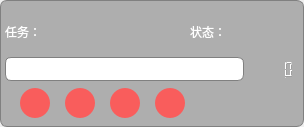
<?xml version="1.0" encoding="UTF-8"?>
<ui version="4.0">
 <class>miniBarForm</class>
 <widget class="QWidget" name="miniBarForm">
  <property name="geometry">
   <rect>
    <x>0</x>
    <y>0</y>
    <width>304</width>
    <height>127</height>
   </rect>
  </property>
  <property name="windowTitle">
   <string/>
  </property>
  <layout class="QVBoxLayout" name="verticalLayout" stretch="1,9">
   <property name="spacing">
    <number>0</number>
   </property>
   <property name="leftMargin">
    <number>0</number>
   </property>
   <property name="topMargin">
    <number>0</number>
   </property>
   <property name="rightMargin">
    <number>0</number>
   </property>
   <property name="bottomMargin">
    <number>0</number>
   </property>
   <item>
    <widget class="QWidget" name="windowBar" native="true">
     <property name="styleSheet">
      <string notr="true">QWidget#windowBar{
background:rgba(100, 100, 100, 120);
border-top-left-radius:7px;
border-top-right-radius:7px;
border-top:1px solid gray;
border-right:1px solid gray;
border-left:1px solid gray;
}</string>
     </property>
     <layout class="QHBoxLayout" name="horizontalLayout_4">
      <property name="spacing">
       <number>0</number>
      </property>
      <property name="topMargin">
       <number>0</number>
      </property>
      <property name="bottomMargin">
       <number>0</number>
      </property>
     </layout>
    </widget>
   </item>
   <item>
    <widget class="QWidget" name="mainWindow" native="true">
     <property name="styleSheet">
      <string notr="true">QWidget#mainWindow{
background:rgba(100, 100, 100, 120);
border-bottom-left-radius:7px;
border-bottom-right-radius:7px;
border-bottom:1px solid gray;
border-right:1px solid gray;
border-left:1px solid gray;
}</string>
     </property>
     <layout class="QVBoxLayout" name="verticalLayout_2" stretch="2,2,4">
      <property name="spacing">
       <number>0</number>
      </property>
      <property name="leftMargin">
       <number>5</number>
      </property>
      <property name="topMargin">
       <number>0</number>
      </property>
      <property name="rightMargin">
       <number>5</number>
      </property>
      <item>
       <layout class="QHBoxLayout" name="horizontalLayout_2">
        <item>
         <widget class="QLabel" name="label_3">
          <property name="maximumSize">
           <size>
            <width>35</width>
            <height>16777215</height>
           </size>
          </property>
          <property name="styleSheet">
           <string notr="true">color:white;</string>
          </property>
          <property name="text">
           <string>任务：</string>
          </property>
         </widget>
        </item>
        <item>
         <widget class="nameLabel" name="taskLabel">
          <property name="minimumSize">
           <size>
            <width>150</width>
            <height>0</height>
           </size>
          </property>
          <property name="styleSheet">
           <string notr="true">color:white;</string>
          </property>
          <property name="text">
           <string/>
          </property>
         </widget>
        </item>
        <item>
         <widget class="QLabel" name="label">
          <property name="maximumSize">
           <size>
            <width>35</width>
            <height>16777215</height>
           </size>
          </property>
          <property name="styleSheet">
           <string notr="true">color:white;</string>
          </property>
          <property name="text">
           <string>状态：</string>
          </property>
         </widget>
        </item>
        <item>
         <widget class="QLabel" name="tomatoStageLabel">
          <property name="minimumSize">
           <size>
            <width>30</width>
            <height>0</height>
           </size>
          </property>
          <property name="styleSheet">
           <string notr="true">color:white;</string>
          </property>
          <property name="text">
           <string/>
          </property>
         </widget>
        </item>
       </layout>
      </item>
      <item>
       <layout class="QHBoxLayout" name="horizontalLayout">
        <item>
         <widget class="QProgressBar" name="timeBar">
          <property name="styleSheet">
           <string notr="true">#timeBar{
	color: rgb(244, 98, 98);
	border-radius:6px;
	border: 1px solid #808080;
}
#timeBar::chunk{
	border-radius:3px;
   	width:6px;
	background-color:#F95D5C;
   	margin:0.5px;

}</string>
          </property>
          <property name="value">
           <number>0</number>
          </property>
          <property name="textVisible">
           <bool>false</bool>
          </property>
          <property name="invertedAppearance">
           <bool>false</bool>
          </property>
         </widget>
        </item>
        <item>
         <widget class="QLCDNumber" name="timeLcd">
          <property name="styleSheet">
           <string notr="true">border:none;</string>
          </property>
          <property name="smallDecimalPoint">
           <bool>true</bool>
          </property>
          <property name="segmentStyle">
           <enum>QLCDNumber::Filled</enum>
          </property>
         </widget>
        </item>
       </layout>
      </item>
      <item>
       <layout class="QHBoxLayout" name="horizontalLayout_3">
        <item>
         <widget class="QPushButton" name="redoButton">
          <property name="minimumSize">
           <size>
            <width>30</width>
            <height>30</height>
           </size>
          </property>
          <property name="maximumSize">
           <size>
            <width>30</width>
            <height>30</height>
           </size>
          </property>
          <property name="styleSheet">
           <string notr="true">QPushButton{
	border-radius:15px;
	background:#F95D5C;
}
QPushButton::pressed{
	background:#aa3e3e;
}
</string>
          </property>
          <property name="text">
           <string/>
          </property>
          <property name="icon">
           <iconset resource="../icon/icons.qrc">
            <normaloff>:/icon/redo.png</normaloff>:/icon/redo.png</iconset>
          </property>
         </widget>
        </item>
        <item>
         <widget class="QPushButton" name="playButton">
          <property name="minimumSize">
           <size>
            <width>30</width>
            <height>30</height>
           </size>
          </property>
          <property name="maximumSize">
           <size>
            <width>30</width>
            <height>30</height>
           </size>
          </property>
          <property name="styleSheet">
           <string notr="true">QPushButton{
	border-radius:15px;
	background:#F95D5C;
}
QPushButton::pressed{
	background:#aa3e3e;
}
</string>
          </property>
          <property name="text">
           <string/>
          </property>
          <property name="icon">
           <iconset resource="../icon/icons.qrc">
            <normaloff>:/icon/play.png</normaloff>:/icon/play.png</iconset>
          </property>
         </widget>
        </item>
        <item>
         <widget class="QPushButton" name="pazueButton">
          <property name="minimumSize">
           <size>
            <width>30</width>
            <height>30</height>
           </size>
          </property>
          <property name="maximumSize">
           <size>
            <width>30</width>
            <height>30</height>
           </size>
          </property>
          <property name="styleSheet">
           <string notr="true">QPushButton{
	border-radius:15px;
	background:#F95D5C;
}
QPushButton::pressed{
	background:#aa3e3e;
}
</string>
          </property>
          <property name="text">
           <string/>
          </property>
          <property name="icon">
           <iconset resource="../icon/icons.qrc">
            <normaloff>:/icon/pause.png</normaloff>:/icon/pause.png</iconset>
          </property>
         </widget>
        </item>
        <item>
         <widget class="QPushButton" name="stopButton">
          <property name="minimumSize">
           <size>
            <width>30</width>
            <height>30</height>
           </size>
          </property>
          <property name="maximumSize">
           <size>
            <width>30</width>
            <height>30</height>
           </size>
          </property>
          <property name="styleSheet">
           <string notr="true">QPushButton{
	border-radius:15px;
	background:#F95D5C;
}
QPushButton::pressed{
	background:#aa3e3e;
}
</string>
          </property>
          <property name="text">
           <string/>
          </property>
          <property name="icon">
           <iconset resource="../icon/icons.qrc">
            <normaloff>:/icon/stop.png</normaloff>:/icon/stop.png</iconset>
          </property>
         </widget>
        </item>
        <item>
         <spacer name="horizontalSpacer">
          <property name="orientation">
           <enum>Qt::Horizontal</enum>
          </property>
          <property name="sizeType">
           <enum>QSizePolicy::Maximum</enum>
          </property>
          <property name="sizeHint" stdset="0">
           <size>
            <width>60</width>
            <height>20</height>
           </size>
          </property>
         </spacer>
        </item>
        <item>
         <widget class="QPushButton" name="normalSizeButton">
          <property name="minimumSize">
           <size>
            <width>22</width>
            <height>22</height>
           </size>
          </property>
          <property name="maximumSize">
           <size>
            <width>22</width>
            <height>22</height>
           </size>
          </property>
          <property name="styleSheet">
           <string notr="true">QPushButton{
	border:none;
}
QPushButton::pressed{
	background:#565656;
}</string>
          </property>
          <property name="text">
           <string/>
          </property>
          <property name="icon">
           <iconset resource="../icon/icons.qrc">
            <normaloff>:/icon/normalWindow.png</normaloff>:/icon/normalWindow.png</iconset>
          </property>
          <property name="iconSize">
           <size>
            <width>20</width>
            <height>20</height>
           </size>
          </property>
         </widget>
        </item>
       </layout>
      </item>
     </layout>
    </widget>
   </item>
  </layout>
 </widget>
 <customwidgets>
  <customwidget>
   <class>nameLabel</class>
   <extends>QLabel</extends>
   <header>namelabel.h</header>
  </customwidget>
 </customwidgets>
 <resources>
  <include location="../icon/icons.qrc"/>
 </resources>
 <connections/>
</ui>
